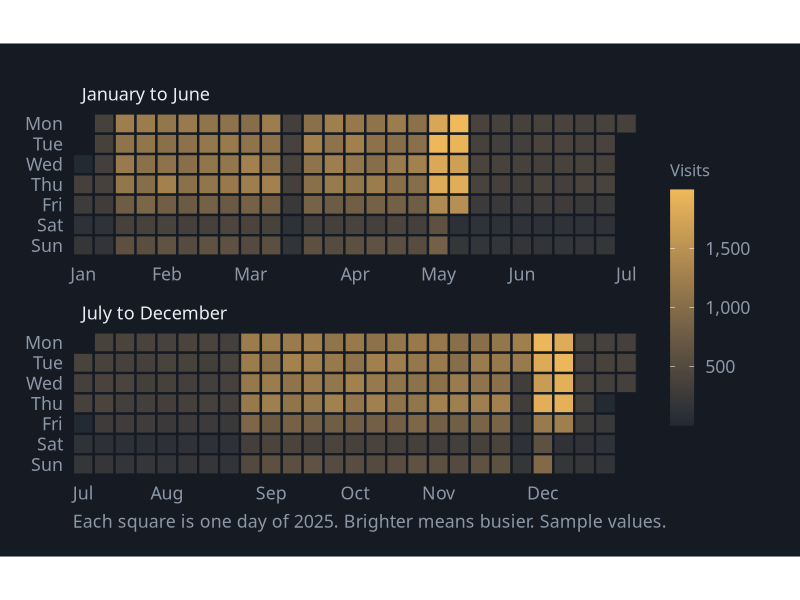
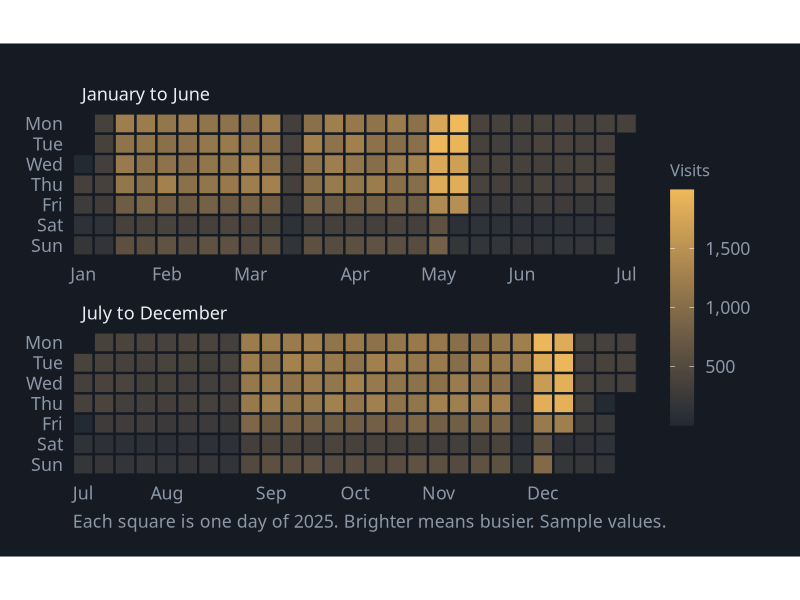

Write R code to recreate these figures, in order.
# Calendar Heat Map
# Question: Which days of the year saw the heaviest library traffic?
# Put this script and calheatmap.csv in the same folder, then in RStudio choose
# Session > Set Working Directory > To Source File Location.

library(tidyverse)

# ---- Gallery look: dark background, soft gray text ----
font <- "IBM Plex Sans"   # use "sans" if IBM Plex Sans is not installed
ink  <- "#8B97A7"

theme_gallery <- function() {
  theme_minimal(base_size = 16, base_family = font) +
    theme(
      plot.background  = element_rect(fill = "#161B23", color = NA),
      panel.grid       = element_line(color = "#222A34"),
      panel.grid.minor = element_blank(),
      text             = element_text(color = ink),
      axis.text        = element_text(color = ink),
      legend.position  = "top",
      legend.title     = element_blank(),
      plot.margin      = margin(24, 28, 18, 18)
    )
}

df <- read_csv("calheatmap.csv", show_col_types = FALSE)

# Place each day in a grid: columns are weeks (starting on Mondays), rows are weekdays.
# The year is split into two halves so the squares are big enough to read.
first_monday <- floor_date(min(df$date), "week", week_start = 1)
cal <- df |>
  mutate(week    = as.integer((floor_date(date, "week", week_start = 1) - first_monday) / 7) + 1,
         weekday = fct_rev(wday(date, label = TRUE, week_start = 1)),   # Monday at the top
         half    = if_else(month(date) <= 6, "January to June", "July to December"))

# Month names go above the week that holds the 1st of each month
month_marks <- cal |> filter(day(date) == 1) |> transmute(week, label = month(date, label = TRUE))

p <- ggplot(cal, aes(x = week, y = weekday, fill = visits)) +
  geom_tile(color = "#161B23", linewidth = 0.8) +
  scale_fill_gradient(low = "#222A34", high = "#F0B95A", labels = scales::comma, name = "Visits") +
  scale_x_continuous(breaks = month_marks$week, labels = month_marks$label, expand = c(0, 0)) +
  facet_wrap(~ half, ncol = 1, scales = "free_x") +
  labs(x = NULL, y = NULL, caption = "Each square is one day of 2025. Brighter means busier. Sample values.") +
  theme_gallery() +
  theme(panel.grid = element_blank(), legend.position = "right", aspect.ratio = 7 / 27,
        strip.text = element_text(color = "#E8EDF4", size = 13, hjust = 0),
        legend.key.height = unit(1.2, "cm"), legend.title = element_text(color = ink, size = 12),
        plot.caption = element_text(color = ink, hjust = 0))

ggsave("calheatmap.png", p, width = 9, height = 6, dpi = 200)
p
